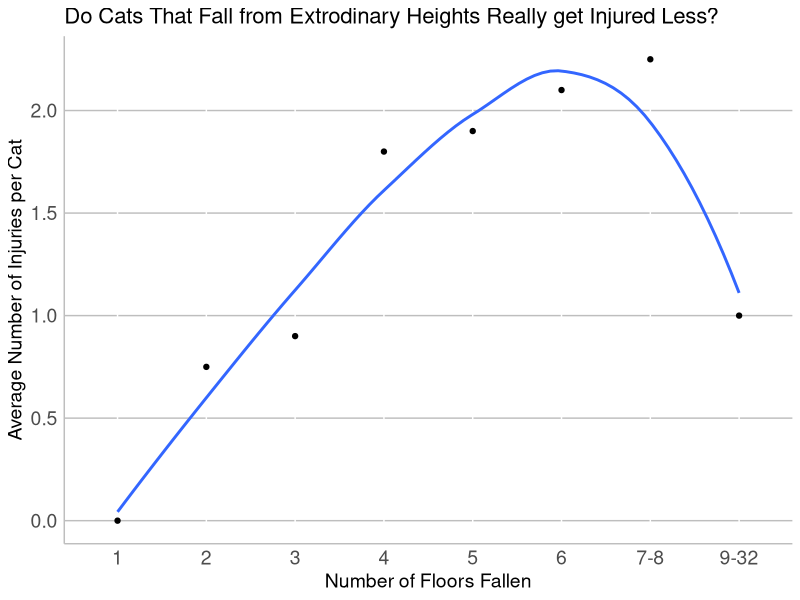

Generate this figure with R:
## CATS FALLING FROM HIEGHT

library(ggplot2)
library(knitr)

dat <- data.frame(numCats = c(0, 8, 14, 27, 34, 21, 9, 13),
                  numFloors = c("1", "2", "3", "4", "5", "6", "7-8", "9-32"),
                  numInjuries = c(0, 0.75, 0.9, 1.8, 1.9, 2.1, 2.25, 1))

ggplot(dat, aes(x = numFloors, y = numInjuries, group = 1)) + 
    geom_point() + 
    geom_smooth(se = FALSE) + 
    xlab("Number of Floors Fallen") +
    ylab("Average Number of Injuries per Cat") + 
    ggtitle("Do Cats That Fall from Extrodinary Heights Really get Injured Less?") +
    theme(axis.ticks = element_blank(), panel.background = element_blank(), 
          axis.line = element_line(color = "gray"), 
          panel.grid.major.y = element_line(color = "gray"), 
          axis.text = element_text(size = "14"), 
          axis.title = element_text(size = "14"),
          plot.title = element_text(size = "16"))
